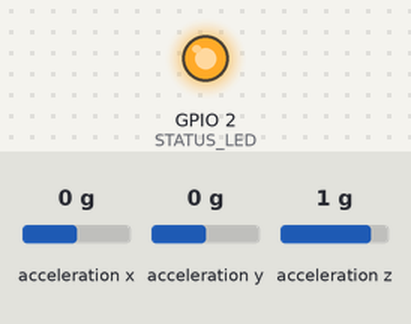
Recording of a sketch running on a simulated ESP32. On the bench: output pins drawn as LEDs (lit = HIGH). Wiring (inferred from the names in the program): MPU-6050 motion sensor at I2C address 0x68. The inputs (shaded band) are chosen by the test bench; at power-on: acceleration x 0 g, acceleration y 0 g, acceleration z 1 g.

Above: at 0.2 s.
Timing chart, 0 to 1.7 s (numbered marks = the images above):
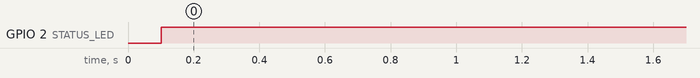

The sketch:

controle_mao_devkit_curva.ino
```cpp
/*
 * OCTABOT ESP-NOW (CURVA) - CONTROLE DA MAO
 * Placa: ESP32 DevKit v1 + MPU6050 + LED status.
 * Agora manda ACELERADOR + ESTERCO (nao so uma direcao), pro carrinho fazer
 * CURVA ANDANDO:
 *   - inclinar frente/tras -> acelerador (-100..100)
 *   - inclinar p/ os lados -> esterco    (-100..100)
 *   Inclinar os dois juntos = curva andando. Mao nivelada = parado.
 * Pacote tipo 'M': x=acelerador, y=esterco.
 *
 * LED: PISCANDO=sem conexao ; ACESO=conectado.
 * >>> cole em RECEIVER_MAC o MAC do carrinho (Serial) <<<
 * Ligacao: MPU SDA->21, SCL->22 ; LED GPIO2 (onboard) ou externo.
 */

#include <WiFi.h>
#include <esp_now.h>
#include <esp_wifi.h>
#include <Wire.h>

uint8_t RECEIVER_MAC[] = {0x00,0x00,0x00,0x00,0x00,0x00};
#define WIFI_CANAL 1
#define SDA_PIN 21
#define SCL_PIN 22
#define STATUS_LED 2
#define MPU_ADDR 0x68

const float DEADZONE = 12;   // graus: nivelada ate aqui = 0
const float MAXANG   = 45;   // graus p/ 100%
const bool  INV_PITCH = false;  // troque se frente/tras invertido
const bool  INV_ROLL  = false;  // troque se esquerda/direita invertido

typedef struct { uint8_t tipo; int16_t x; int16_t y; } Pacote;
Pacote pac;

volatile unsigned long ultimoOk=0;
void onSent(const uint8_t* mac, esp_now_send_status_t s){ if(s==ESP_NOW_SEND_SUCCESS) ultimoOk=millis(); }

void mpuEscreve(uint8_t r,uint8_t v){ Wire.beginTransmission(MPU_ADDR);Wire.write(r);Wire.write(v);Wire.endTransmission(true); }
bool mpuLerAccel(float&ax,float&ay,float&az){
  Wire.beginTransmission(MPU_ADDR); Wire.write(0x3B);
  if(Wire.endTransmission(false)!=0) return false;
  if(Wire.requestFrom(MPU_ADDR,6,true)!=6) return false;
  int16_t x=(Wire.read()<<8)|Wire.read(), y=(Wire.read()<<8)|Wire.read(), z=(Wire.read()<<8)|Wire.read();
  ax=x/16384.0; ay=y/16384.0; az=z/16384.0; return true;
}

// converte um angulo (com zona morta) em -100..100
int eixoParaCmd(float ang){
  if(fabs(ang) < DEADZONE) return 0;
  return (int)map((long)constrain(ang,-MAXANG,MAXANG), (long)(-MAXANG),(long)MAXANG, -100,100);
}

void setup(){
  pinMode(STATUS_LED,OUTPUT);
  Wire.begin(SDA_PIN,SCL_PIN);
  mpuEscreve(0x6B,0); delay(100);
  WiFi.mode(WIFI_STA);
  esp_wifi_set_channel(WIFI_CANAL, WIFI_SECOND_CHAN_NONE);
  if(esp_now_init()!=ESP_OK){ while(true){digitalWrite(STATUS_LED,millis()%120<60);} }
  esp_now_register_send_cb(onSent);
  esp_now_peer_info_t peer={}; memcpy(peer.peer_addr,RECEIVER_MAC,6); peer.channel=WIFI_CANAL; peer.encrypt=false;
  esp_now_add_peer(&peer);
}

unsigned long ultimoEnvio=0, ultimoBlink=0; bool ledEst=false;
void loop(){
  if(millis()-ultimoEnvio>=50){
    ultimoEnvio=millis();
    float ax,ay,az; int acel=0, est=0;
    if(mpuLerAccel(ax,ay,az)){
      float pitch=atan2(-ax,sqrt(ay*ay+az*az))*57.2958; if(INV_PITCH)pitch=-pitch;
      float roll =atan2(ay,az)*57.2958;                 if(INV_ROLL) roll =-roll;
      acel = eixoParaCmd(pitch);   // acelerador
      est  = eixoParaCmd(roll);    // esterco
    }
    pac.tipo='M'; pac.x=acel; pac.y=est;
    esp_now_send(RECEIVER_MAC,(uint8_t*)&pac,sizeof(pac));
  }
  if(millis()-ultimoOk<500) digitalWrite(STATUS_LED,HIGH);
  else if(millis()-ultimoBlink>200){ultimoBlink=millis();ledEst=!ledEst;digitalWrite(STATUS_LED,ledEst);}
}
```

Measured:
- by itself, GPIO 2 (STATUS_LED): LOW → HIGH at 0.10 s
